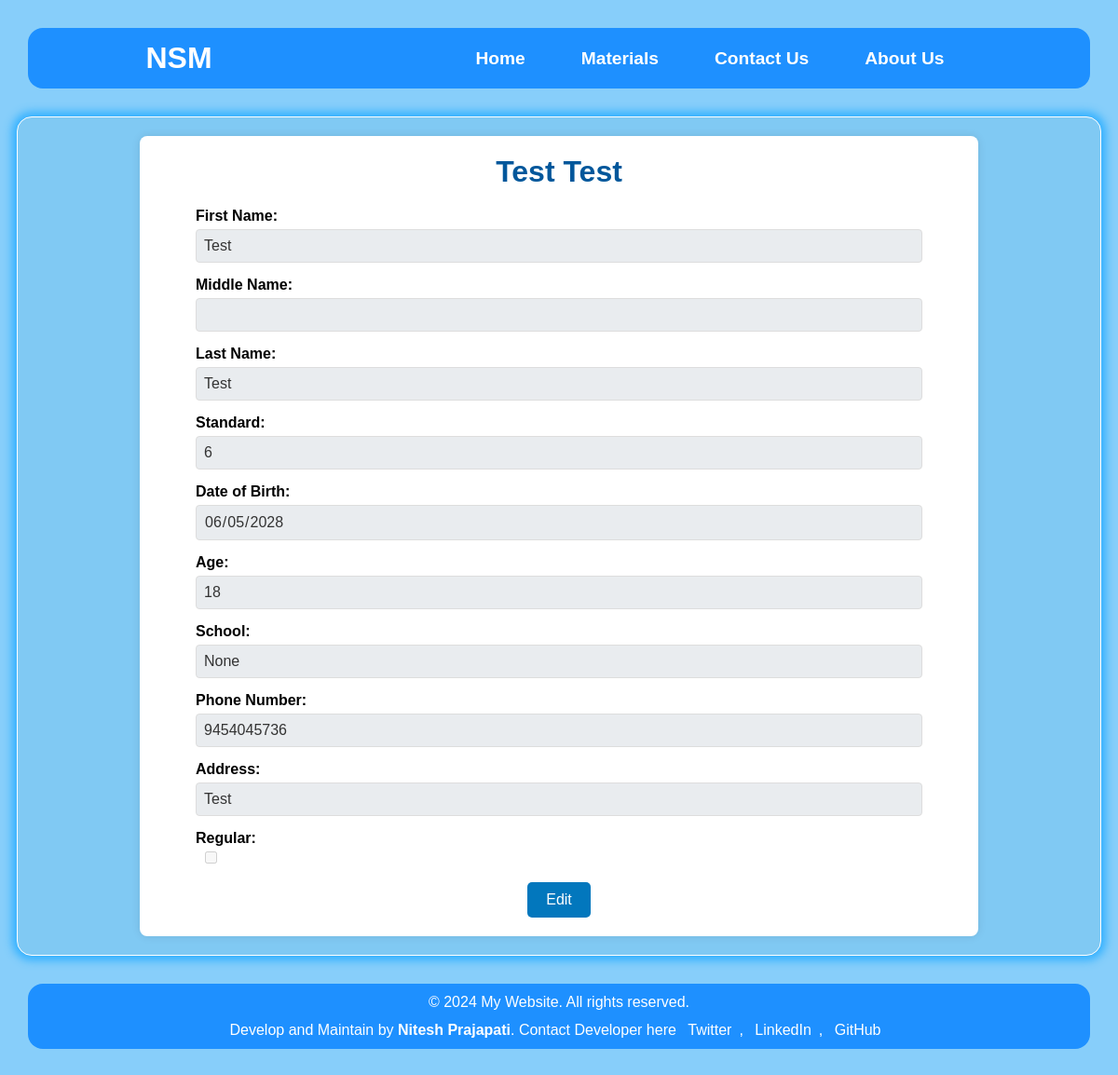
The page /bhulkus/detailed/2 on the database its author committed.
### bhulkus/models.py (models this page shows, shortened)
class bhulku(models.Model):
    id=models.IntegerField(primary_key=True)
    first_name=models.CharField(max_length=24)
    middle_name=models.CharField(max_length=24)
    last_name=models.CharField(max_length=24)
    standard=models.SmallIntegerField(null=True)
    dob=models.DateField(default='2028-06-05')
    age=models.SmallIntegerField(null=True)
    school=models.CharField(max_length=24,null=True)
    phone_number=models.PositiveIntegerField(null=True)
    address=models.CharField(max_length=24,null=True)
    regular=models.BooleanField(default=False)

### bhulkus/views.py (the view)
# urls.py: path('detailed/<int:id>',views.detailed,name='detailed-view'),
def detailed(request,id):
    user=bhulku.objects.filter(id=id).first()
    return render(request,'bhulkus/detailed.html',{'bhulku':user})

### templates/bhulkus/detailed.html (shortened to what this page needs)
{% extends "home/base.html" %}
{% load static %}
{% block css %}<link rel="stylesheet" href="{% static 'css/bhulkus/detailed.css' %}">{% endblock css %}
{% block main_content %}
<main>
        <div class="container">
        <h1>{{ bhulku.first_name }} {{ bhulku.last_name }}</h1>
        <form id="userForm" method="post" action="/bhulkus/update/{{bhulku.id}}">
            <div class="form-group">
                <label for="first_name">First Name:</label>
                <input type="text" id="first_name" name="first_name" value="{{ bhulku.first_name }}" disabled>
            </div>
            <div class="form-group">
                <label for="middle_name">Middle Name:</label>
                <input type="text" id="middle_name" name="middle_name" value="{{ bhulku.middle_name }}" disabled>
            </div>
            <div class="form-group">
                <label for="last_name">Last Name:</label>
                <input type="text" id="last_name" name="last_name" value="{{ bhulku.last_name }}" disabled>
            </div>
            <div class="form-group">
                <label for="standard">Standard:</label>
                <input type="number" id="standard" name="standard" value="{{ bhulku.standard }}" disabled>
            </div>
            <div class="form-group">
                <label for="dob">Date of Birth:</label>
                <input type="date" id="dob" name="dob" value="{{ bhulku.dob|date:'Y-m-d' }}" disabled>
            </div>
            <div class="form-group">
                <label for="age">Age:</label>
                <input type="number" id="age" name="age" value="{{ bhulku.age }}" disabled>
            </div>
            <div class="form-group">
                <label for="school">School:</label>
                <input type="text" id="school" name="school" value="{{ bhulku.school }}" disabled>
            </div>
            <div class="form-group">
                <label for="phone_number">Phone Number:</label>
                <input type="text" id="phone_number" name="phone_number" value="{{ bhulku.phone_number }}" disabled>
            </div>
            <div class="form-group">
                <label for="address">Address:</label>
                <input type="text" id="address" name="address" value="{{ bhulku.address }}" disabled>
            </div>
            <div class="form-group">
                <label for="regular">Regular:</label>
                <div class="checkbox-label">
                    <input type="checkbox" id="regular" name="regular" {% if bhulku.regular %}checked{% endif %} disabled>
                </div>
            </div>
            <div class="button-group">
                <a href="#" class="edit-button" onclick="enableEditing(); return false;">Edit</a>
            </div>
        </form>
    </div>
</main>
{% endblock main_content %}

### static/css/home/base.css (style rules this page uses)
* { margin: 0; padding: 0; font-family: sans-serif; box-sizing: border-box; }
html,body { background-color: #87cefa; }
main { min-height: 100vh; width: 97vw; margin: 0 auto; padding: 20px; background-color: #80c9f3; border: 1px solid #fff; border-radius: 1rem; box-shadow: 0 0 10px 5px #33b1ff; }

### static/css/bhulkus/detailed.css (style rules this page uses)
.container { max-width: 900px; margin: 0 auto; padding: 20px 60px; background: #ffffff; border-radius: 8px; box-shadow: 0 0 10px rgba(0,0,0,0.1); }
h1 { text-align: center; color: #01579b; margin-bottom: 20px; }
.form-group { margin-bottom: 15px; }
.form-group label { display: block; margin-bottom: 5px; font-weight: bold; }
.form-group input, .form-group select, .form-group textarea { width: 100%; padding: 8px; border: 1px solid #ddd; border-radius: 4px; background: #f9f9f9; color: #333; font-size: 16px; }
.form-group input:disabled, .form-group select:disabled, .form-group textarea:disabled { background: #e9ecef; }
.form-group input[type="checkbox"] { width: auto; margin-left: 10px; }
.form-group .checkbox-label { display: flex; align-items: center; margin-top: 5px; }
.button-group { text-align: center; margin-top: 20px; }
.edit-button, .save-button, .cancel-button, .delete-button { padding: 10px 20px; color: #fff; border: none; border-radius: 5px; font-size: 16px; cursor: pointer; text-decoration: none; margin: 0 5px; display: inline-block; }
.edit-button { background-color: #0277bd; }

### rows shown on the page
bhulku: first_name "Test", last_name "Test", standard "6", dob "06/05/2028", age "18", school "None", phone_number "9454045736", address "Test"
